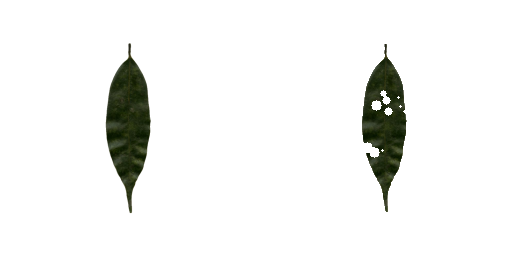
#> input picture imgs_synthesis/train/syn_131.png, 512 x 256 px; its folder holds 3 pictures in this run
$ python synthetic.py --input imgs_synthesis/train
#> lines starting #> are read from the running program, lines starting #| are printed output that depends on the picture; after the words box and inside, x2 and y2 are one past the last pixel; in counts of white or black regions, pixels touching at a corner belong together
import cv2
import numpy as np
import random as rd
import os
import math
import csv
import argparse
from pathlib import Path

def getmask(img):
    gray = cv2.cvtColor(img, cv2.COLOR_BGR2GRAY)
    blurred = cv2.medianBlur(gray, 3)
    (T, threshInv) = cv2.threshold(blurred, 0, 255, cv2.THRESH_BINARY_INV | cv2.THRESH_OTSU)
    return(threshInv)

def listdir_nohidden(path):
    for f in os.listdir(path):
        if not f.startswith('.'):
            yield f

parser = argparse.ArgumentParser(description="Create artificial herbivore damages on intact leaves",
                                 formatter_class=argparse.ArgumentDefaultsHelpFormatter)
parser.add_argument("-i", "--input",  type= Path, required=True, help="Path to the directory of intact leaves i.e. input")
parser.add_argument("-o", "--output", type= Path, default='./imgs_synthesis', help="Path to the output directory")
parser.add_argument("-n", "--number", type=int, default=5000, help="The number of artificial leaf images ")

args = parser.parse_args()

if not os.path.exists(args.output):
    os.makedirs(args.output)
dir_to = os.path.join(args.output,'train')
if not os.path.exists(dir_to):
    os.makedirs(dir_to)

f=open(os.path.join(args.output,'stats.csv'),'w')
w=csv.writer(f)
w.writerow(['syn_img', 'leaf_area_intact', 'leaf_area_damage','artificial_damage_pct'])

list_h = list(listdir_nohidden(args.input))
image_number = 0
for num in range(args.number):
    # select an intact image randomly
    indice = rd.randint(1, len(list_h) - 1)
    path_h = os.path.join(args.input,list_h[indice])
    image = cv2.imread(path_h)
#> image is the input picture: shape (256, 512, 3); mean B, G, R 240, 241.7, 241.1
    imageresized = cv2.resize(image, (256, 256), interpolation=cv2.INTER_AREA)
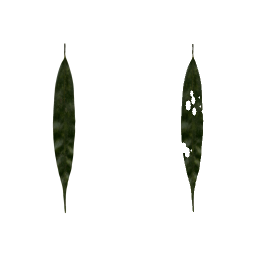
#> imageresized: shape (256, 256, 3); mean B, G, R 240, 241.7, 241.1
    mask = getmask(imageresized)
#> in getmask, `gray = cv2.cvtColor(img, cv2.COLOR_BGR2GRAY)`:
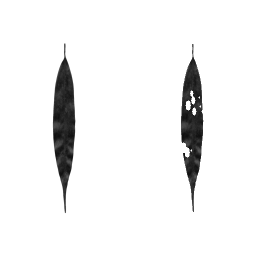
#> gray: shape (256, 256); min 15, max 255, mean 241.3
#> in getmask, `(T, threshInv) = cv2.threshold(blurred, 0, 255, cv2.THRESH_BINARY_INV ..`:
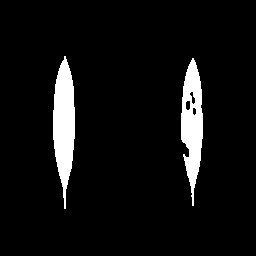
#> threshInv: shape (256, 256); 6.4% white; 2 white regions, box (x1, y1, x2, y2) and area: (53, 56, 75, 209) 2194, (181, 58, 203, 206) 1986
#> in getmask, `(T, threshInv) = cv2.threshold(blurred, 0, 255, cv2.THRESH_BINARY_INV ..`: T = 150
    d1 = np.count_nonzero(mask)
#> d1 = 4180
    pixels = np.transpose(np.nonzero(mask))
#> pixels = 4180 pairs, first value 56 to 208, second value 53 to 202

    #create synthetic damage on the intact leaf
    img_syn = image.copy()

    # by draw circles, polygon or both
    # randomly choose 1(drawing polygons),2(drawing circles) or 3(drawing both)
    c = rd.randint(1, 3)
    if c == 1 or c == 3:
        # drawing 1-6 polygons
        n = rd.randint(1, 6)
        for i in range(n):
            pix = rd.choice(pixels)
            xcent = pix[1]
            ycent = pix[0]

            ang = 0
            raio = rd.randint(5, 20)

            points = []
            while ang < 360:
                x = xcent + int(raio * math.sin(math.radians(ang)))
                y = ycent + int(raio * math.cos(math.radians(ang)))
                points.append([y, x])

                raio += rd.randint(-4, 5)
                ang += rd.randint(10, 40)

            points = np.array(points, np.int32)
            points = points.reshape((-1, 1, 2))
            cv2.polylines(img_syn, [points], isClosed=True, color=(255, 255, 255), thickness=1)
            # fill it
            cv2.fillPoly(img_syn, [points], color=(255, 255, 255))

    if c == 2 or c == 3:
        # drawing 5-20 small circles
        n = rd.randint(5, 20)
        for i in range(n):
            pix = rd.choice(pixels)
            centerpix = (pix[1], pix[0])

            r = rd.randint(1, 5)
            cv2.circle(img_syn, centerpix, r, (255, 255, 255), -1)
#> this loop made 6 passes
#> (pix, centerpix) on passes 1 to 6: ([124, 65], (65, 124)), ([179, 63], (63, 179)), ([132, 182], (182, 132)), ([143, 57], (57, 143)), ([116, 191], (191, 116)), ([99, 71], (71, 99))

    mask2 = getmask(img_syn)
#> in getmask (call 2), `gray = cv2.cvtColor(img, cv2.COLOR_BGR2GRAY)`:
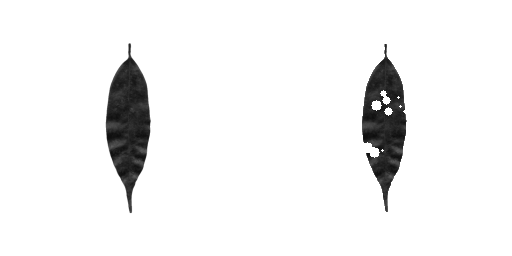
#> gray: shape (256, 512); min 14, max 255, mean 241.3
#> in getmask (call 2), `(T, threshInv) = cv2.threshold(blurred, 0, 255, cv2.THRESH_BINARY_INV ..`:
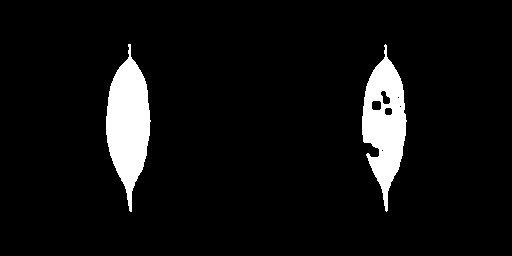
#> threshInv: shape (256, 512); 6.5% white; 2 white regions, box (x1, y1, x2, y2) and area: (106, 44, 151, 212) 4416, (362, 44, 407, 212) 4062
#> in getmask (call 2), `(T, threshInv) = cv2.threshold(blurred, 0, 255, cv2.THRESH_BINARY_INV ..`: T = 149
    d2 = np.count_nonzero(mask2)
#> d2 = 8478

    image_synthetic = cv2.bitwise_and(img_syn, img_syn, mask=mask2)
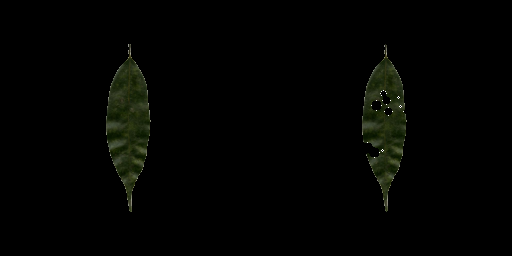
#> image_synthetic: shape (256, 512, 3); mean B, G, R 1.6, 3.3, 2.6
    b = np.ones_like(img_syn, np.uint8) * 255
    cv2.bitwise_not(b, b, mask=mask2)
    image_synthetic1 = image_synthetic + b

    # combine img and syn img as training data
    imgfina = np.concatenate([image, image_synthetic1], 1)
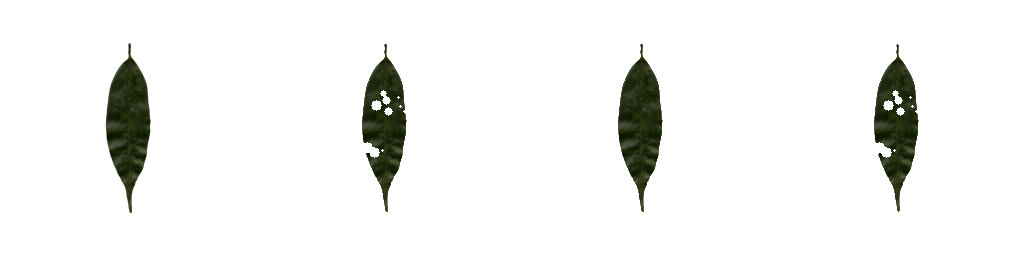
#> imgfina: shape (256, 1024, 3); mean B, G, R 240, 241.7, 241.1
    nam = "syn_{}.png".format(image_number)
    fina2 = os.path.join(dir_to, nam)

    cv2.imwrite(fina2, imgfina)

    d = (d1 - d2) / d1
#> d = -1.03
    w.writerow([image_number, d1, d2, d])

    print(image_number)
    image_number += 1
#> pass 2 of the loop `for num in range(args.number):`:
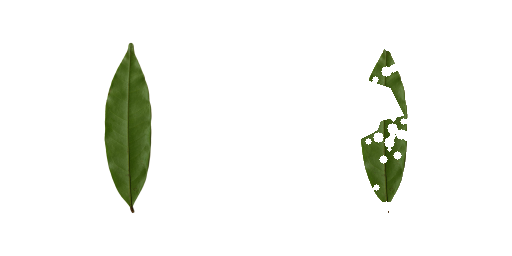
#> input picture imgs_synthesis/train/syn_121.png, 512 x 256 px
#> image is the input picture: shape (256, 512, 3); mean B, G, R 240.5, 244.7, 243.1
#> gray: shape (256, 256)
#> blurred: shape (256, 256)
#> in getmask (call 3), `(T, threshInv) = cv2.threshold(blurred, 0, 255, cv2.THRESH_BINARY_INV ..`:
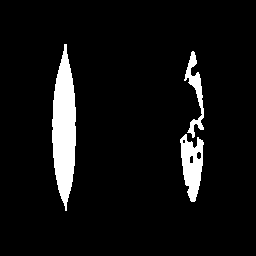
#> threshInv: shape (256, 256); 6.6% white; 3 white regions, box (x1, y1, x2, y2) and area: (52, 44, 76, 211) 2729, (180, 134, 204, 202) 998, (184, 51, 204, 138) 582
#> T = 171
#> d1 = 4309
#> pixels = 4309 pairs, first value 44 to 210, second value 52 to 203
#> the loop `for i in range(n):` made 5 passes
#> (pix, xcent, ycent) on passes 1 to 5: ([133, 75], 75, 133), ([47, 64], 64, 47), ([151, 182], 182, 151), ([84, 61], 61, 84), ([118, 65], 65, 118)
#> gray: shape (256, 512)
#> blurred: shape (256, 512)
#> threshInv: shape (256, 512); 5.1% white; 4 white regions (1 under 20 px), largest, box (x1, y1, x2, y2) and area: (105, 70, 152, 190) 3497, (361, 50, 408, 202) 3160, (123, 43, 135, 61) 83
#> d2 = 6745
#> `imgfina = np.concatenate([image, image_synthetic1], 1)`:
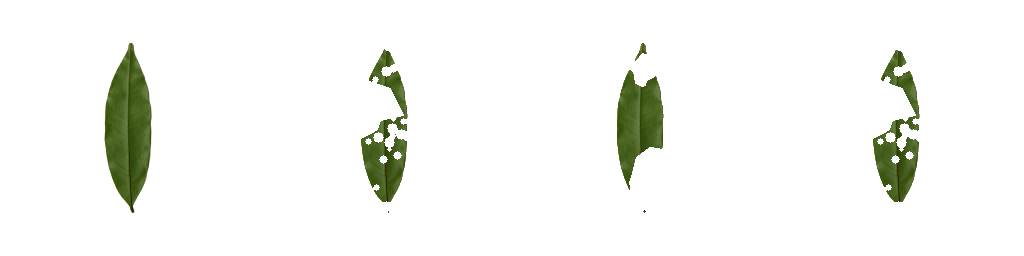
#> imgfina: shape (256, 1024, 3); mean B, G, R 242.1, 245.8, 244.4
#> d = -0.565
